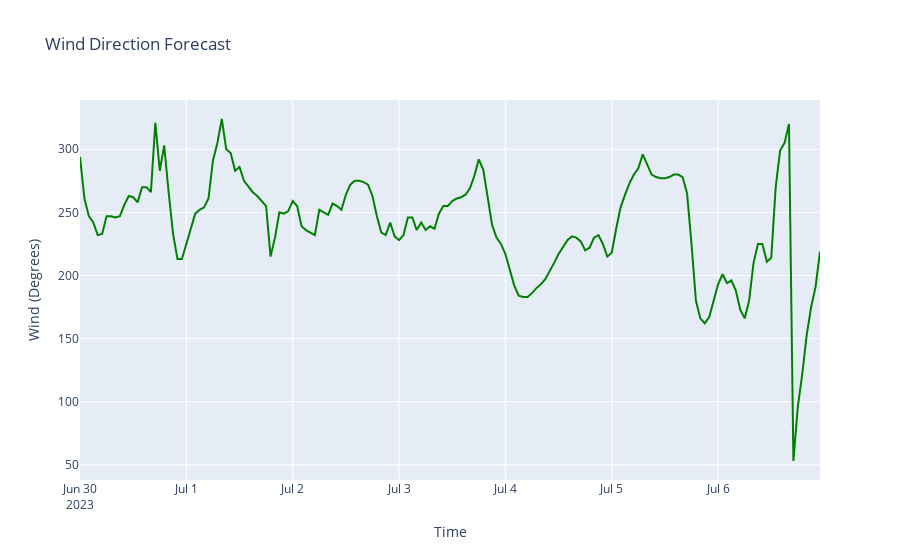

The code cell stored with this chart in its notebook:
### Code cell
import plotly.graph_objects as go

fig = go.Figure()
fig.add_trace(go.Scatter(x=df_meteo_h['time'], y=df_meteo_h['winddirection_10m'], name='Wind Direction', line=dict(color='green')))

fig.update_layout(
    title='Wind Direction Forecast',
    xaxis=dict(title='Time'),
    yaxis=dict(title='Wind (Degrees)')
)

fig.show()

### Figure 1 — Plotly figure (JSON) as saved in the notebook; plotly's stock layout.template omitted (floating-point values rounded to 4 significant figures; data arrays with more than 128 entries replaced by an {"elided": "..."} marker saying what was removed)
{"data": [{"line": {"color": "green"}, "name": "Wind Direction", "type": "scatter", "x": {"elided": "168 str values"}, "y": {"elided": "168 int values"}}], "layout": {"title": {"text": "Wind Direction Forecast"}, "xaxis": {"title": {"text": "Time"}}, "yaxis": {"title": {"text": "Wind (Degrees)"}}}}
